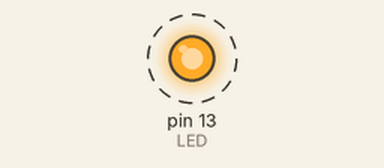
Bench run of a sketch on a simulated Arduino Uno, built with avr-gcc and run on an emulated ATmega328P. On the bench: output pins drawn as LEDs (lit = HIGH). Dashed ring = blinking.

Above: at 0.1 s.
Timing chart, 0 to 3.0 s (numbered marks = the images above):
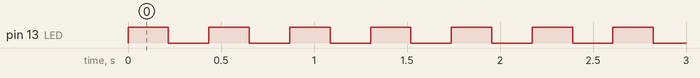

Measured:
- by itself, pin 13 (LED): alternates HIGH for 0.22 s and LOW for 0.22 s

The sketch:

done.ino
```cpp
 // this is the header file that tells the compiler what pins and ports, etc.
 // are available on this chip.
 #include <avr/io.h>

 // define what pins the LEDs are connected to.
 // in reality, PD6 is really just '6'
 #define LED PB5

 // Some macros that make the code more readable
 #define output_low(port,pin) port &= ~(1<<pin)
 #define output_high(port,pin) port |= (1<<pin)
 #define set_input(portdir,pin) portdir &= ~(1<<pin)
 #define set_output(portdir,pin) portdir |= (1<<pin)

 // this is just a program that 'kills time' in a calibrated method
 void delay_ms(uint8_t ms) {
   uint16_t delay_count = F_CPU / 17500;
   volatile uint16_t i;

   while (ms != 0) {
     for (i=0; i != delay_count; i++);
     ms--;
   }
 }
 int main(void) {
   // initialize the direction of PORTD #6 to be an output
   set_output(DDRB, LED);

   while (1) {
     // turn on the LED for 200ms
     output_high(PORTB, LED);
     delay_ms(200);
     // now turn off the LED for another 200ms
     output_low(PORTB, LED);
     delay_ms(200);
     // now start over
   }
}
```
